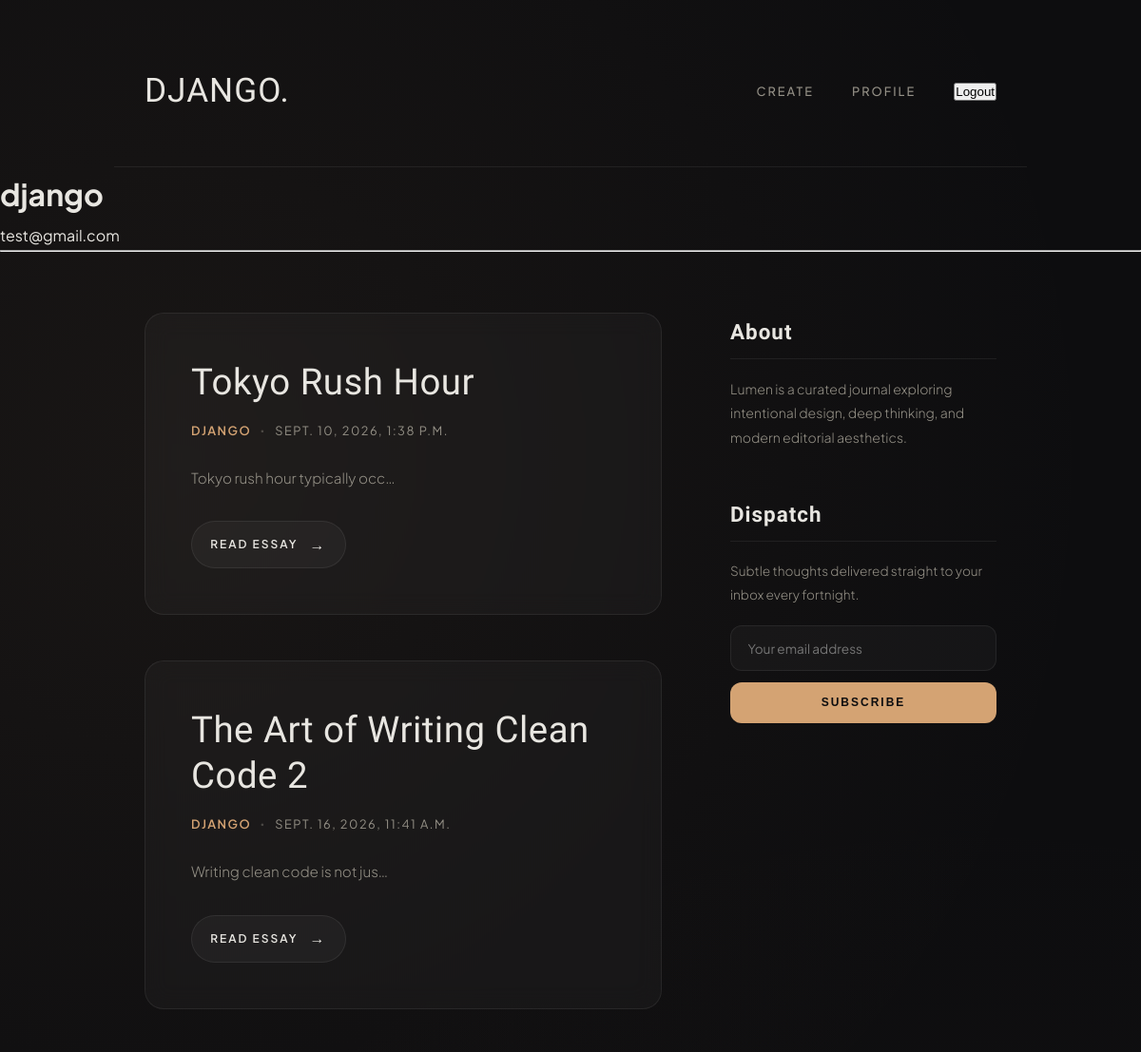
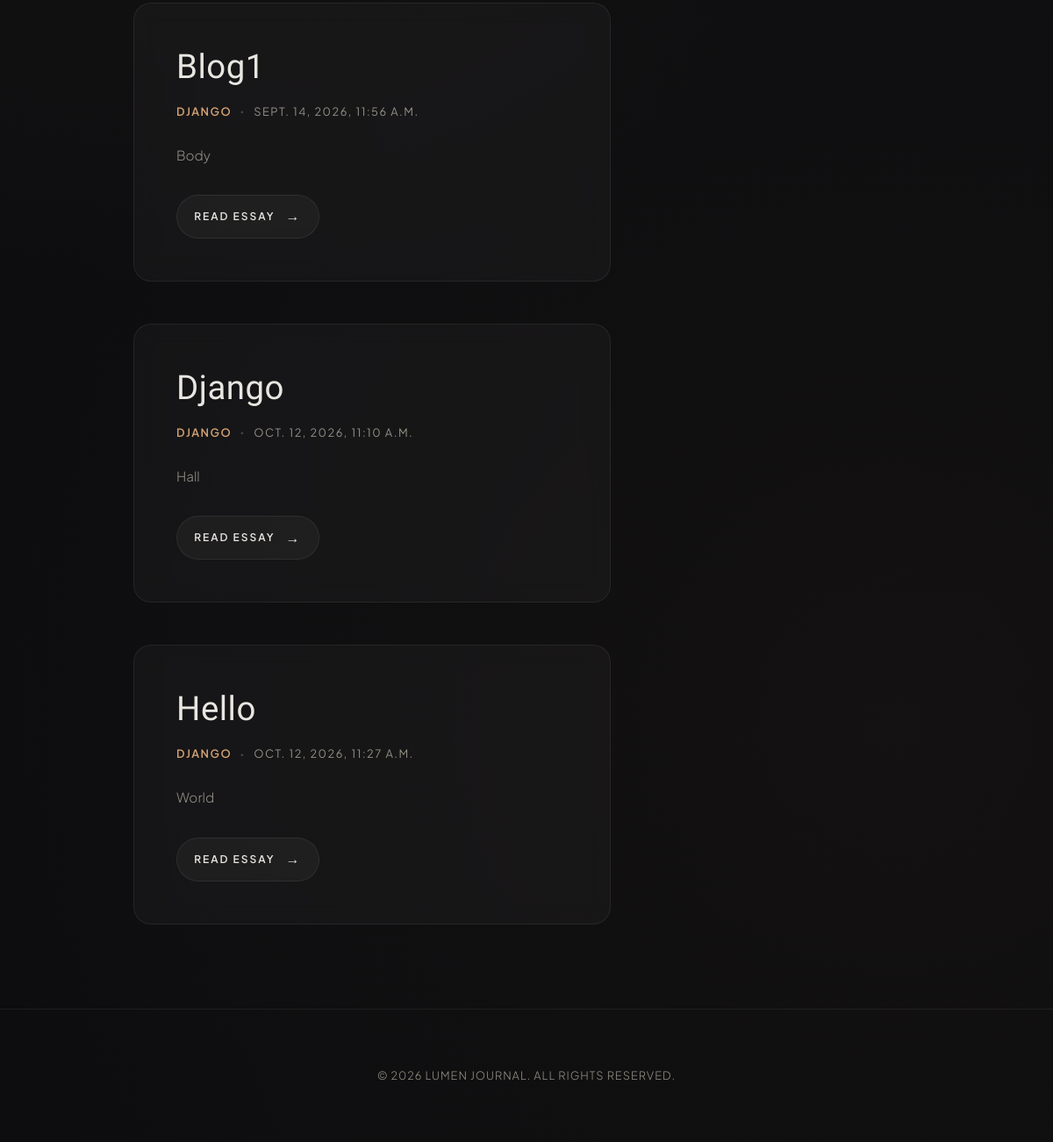
/accounts/profile/ (signed in), run on the app's committed database (2 pictures, top to bottom).
### daily_news/models.py (models this page shows, shortened)
class Blog(models.Model):
    headline = models.CharField()
    body = models.TextField()
    author = models.ForeignKey('auth.User',
                               on_delete=models.SET_NULL,
                               null=True,
                               blank=True
                            )
    published_at = models.DateTimeField(auto_now=True)

### daily_news/views.py (the view)
# urls.py: path("accounts/profile/", profile, name="profile"),
@login_required
def profile (request):
    user = request.user
    user_posts= user.blog_set.all()
    return render(request, "daily_news/profile.html", context={'blogs':user_posts})

### daily_news/templates/daily_news/profile.html (shortened to what this page needs)
{% extends 'daily_news/base.html' %}
{% block content %}
    <div>
        <div>
            <h1>{{user.username}}</h1>
            <p>{{user.email}}</p>
        </div>
    </div>
    <hr/>
     <div class="container">
      <div class="content-grid">
        <main class="posts-feed">
              {% for blog in blogs %}
                <article class="post-card">
                  <h2>{{blog.headline}}</h2>
                  <div class="post-meta">
                    <span class="author">{{blog.author}}</span>
                    <span class="dot">•</span>
                    <time datetime="2026-09-08">{{blog.published_at}}</time>
                  </div>
                  <div class="post-body">
                    <p>
                      {{blog.body|truncatechars:30}}
                  </p>
                  </div>
                  <div class="post-footer">
                    <a href="{% url 'read-blog' blog.pk  %}" class="read-more">
                      Read Essay <span class="arrow">→</span>
                    </a>
                  </div>
                </article>
          {%endfor%}
        </main>
        <aside class="sidebar">
          <div class="widget about-widget">
            <h3 class="widget-title">About</h3>
            <p>
              Lumen is a curated journal exploring intentional design, deep
              thinking, and modern editorial aesthetics.
            </p>
          </div>
          <div class="widget newsletter-widget">
            <h3 class="widget-title">Dispatch</h3>
            <p>
              Subtle thoughts delivered straight to your inbox every fortnight.
            </p>
            <form class="newsletter-form" onsubmit="event.preventDefault()">
              <input type="email" placeholder="Your email address" required />
              <button type="submit">Subscribe</button>
            </form>
          </div>
        </aside>
      </div>
    </div>
{% endblock content %}

### daily_news/templates/daily_news/base.html (style rules this page uses)
:root { --bg-color: #0d0d0f; --card-bg: rgba(255, 255, 255, 0.03); --card-hover-bg: rgba(255, 255, 255, 0.05); --text-primary: #e8e6e1; --text-muted: #949086; --accent: #d4a373; --accent-glow: rgba(212, 163, 115, 0.15); --border-color: rgba(255, 255, 255, 0.07); --border-hover: rgba(212, 163, 115, 0.35); --font-display: "Italiana", serif; --font-sans: "Plus Jakarta Sans", sans-serif; }
* { box-sizing: border-box; margin: 0; padding: 0; }
body { background-color: var(--bg-color); color: var(--text-primary); font-family: var(--font-sans); line-height: 1.8; -webkit-font-smoothing: antialiased; min-height: 100vh; background-image: radial-gradient( circle at 15% 20%, rgba(212, 163, 115, 0.06) 0%, transparent 45% ), radial-gradient( circle at 85% 80%, rgba(138, 100, 70, 0.05) 0%, transparent 50% ); background-attachment: fixed; }
a { color: inherit; text-decoration: none; transition: all 0.3s cubic-bezier(0.16, 1, 0.3, 1); }
.container { max-width: 960px; margin: 0 auto; padding: 4rem 2rem 6rem; }
.content-grid { display: grid; grid-template-columns: 1fr 280px; gap: 4.5rem; }
.posts-feed { display: flex; flex-direction: column; gap: 3rem; }
.post-card { background: var(--card-bg); border: 1px solid var(--border-color); padding: 3rem; border-radius: 20px; backdrop-filter: blur(12px); -webkit-backdrop-filter: blur(12px); transition: all 0.4s cubic-bezier(0.16, 1, 0.3, 1); position: relative; overflow: hidden; }
.post-card::before { content: ""; position: absolute; top: 0; left: 0; right: 0; height: 1px; background: linear-gradient( 90deg, transparent, var(--accent), transparent ); opacity: 0; transition: opacity 0.4s ease; }
.post-card h2 { font-family: var(--font-display); font-size: 2.4rem; line-height: 1.25; font-weight: 400; margin-bottom: 1rem; color: var(--text-primary); letter-spacing: 0.5px; }
.post-meta { font-size: 0.8rem; color: var(--text-muted); display: flex; gap: 0.6rem; align-items: center; margin-bottom: 1.5rem; text-transform: uppercase; letter-spacing: 1.5px; }
.post-meta .author { color: var(--accent); font-weight: 600; }
.post-meta .dot { font-size: 0.5rem; opacity: 0.4; }
.post-body { font-size: 0.95rem; color: var(--text-muted); font-weight: 300; line-height: 1.8; margin-bottom: 2rem; }
.post-footer { display: flex; align-items: center; }
.read-more { display: inline-flex; align-items: center; gap: 0.75rem; font-size: 0.75rem; font-weight: 600; letter-spacing: 2px; text-transform: uppercase; color: var(--text-primary); padding: 0.6rem 1.2rem; border-radius: 30px; background: rgba(255, 255, 255, 0.04); border: 1px solid var(--border-color); transition: all 0.3s ease; }
.read-more .arrow { font-size: 1rem; transition: transform 0.3s ease; }
.sidebar { display: flex; flex-direction: column; gap: 3rem; }
.widget-title { font-family: var(--font-display); font-size: 1.4rem; letter-spacing: 1px; margin-bottom: 1.2rem; padding-bottom: 0.5rem; border-bottom: 1px solid var(--border-color); color: var(--text-primary); }
.about-widget p { font-size: 0.875rem; color: var(--text-muted); font-weight: 300; line-height: 1.8; }
.newsletter-widget p { font-size: 0.85rem; color: var(--text-muted); margin-bottom: 1.25rem; font-weight: 300; }
.newsletter-form input { width: 100%; padding: 0.9rem 1.1rem; background: rgba(255, 255, 255, 0.03); border: 1px solid var(--border-color); border-radius: 12px; font-family: inherit; font-size: 0.85rem; color: var(--text-primary); margin-bottom: 0.75rem; outline: none; transition: all 0.3s ease; }
.newsletter-form button { width: 100%; padding: 0.9rem; background: var(--accent); color: #0d0d0f; border: none; border-radius: 12px; font-size: 0.75rem; letter-spacing: 2px; text-transform: uppercase; font-weight: 600; cursor: pointer; transition: all 0.3s ease; }

### data on the page
Blog: headline "Tokyo Rush Hour", author "DJANGO", published_at "SEPT. 10, 2026, 1:38 P.M.", body "Tokyo rush hour typically occ…"
Blog: headline "The Art of Writing Clean Code 2", author "DJANGO", published_at "SEPT. 16, 2026, 11:41 A.M.", body "Writing clean code is not jus…"
Blog: headline "Blog1", author "DJANGO", published_at "SEPT. 14, 2026, 11:56 A.M.", body "Body"
Blog: headline "Django", author "DJANGO", published_at "OCT. 12, 2026, 11:10 A.M.", body "Hall"
Blog: headline "Hello", author "DJANGO", published_at "OCT. 12, 2026, 11:27 A.M.", body "World"

### other printed values
{{ user.username }} "django"
{{ user.email }} "test@gmail.com"
